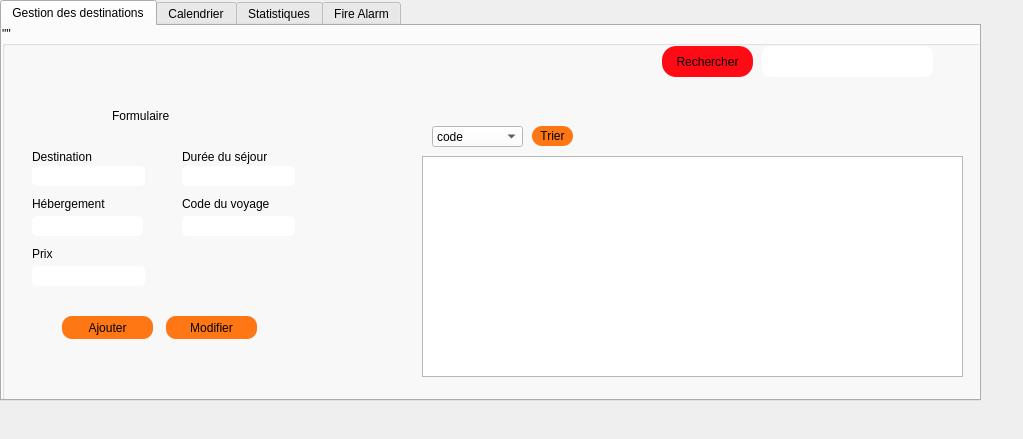
<?xml version="1.0" encoding="UTF-8"?>
<ui version="4.0">
 <class>destination</class>
 <widget class="QDialog" name="destination">
  <property name="geometry">
   <rect>
    <x>0</x>
    <y>0</y>
    <width>1023</width>
    <height>439</height>
   </rect>
  </property>
  <property name="windowTitle">
   <string>Dialog</string>
  </property>
  <widget class="QTabWidget" name="tabWidget">
   <property name="geometry">
    <rect>
     <x>0</x>
     <y>0</y>
     <width>981</width>
     <height>401</height>
    </rect>
   </property>
   <property name="currentIndex">
    <number>0</number>
   </property>
   <widget class="QWidget" name="tab">
    <attribute name="title">
     <string>Gestion des destinations</string>
    </attribute>
    <widget class="QGroupBox" name="groupBox">
     <property name="geometry">
      <rect>
       <x>0</x>
       <y>0</y>
       <width>981</width>
       <height>651</height>
      </rect>
     </property>
     <property name="title">
      <string>&quot;''</string>
     </property>
     <widget class="QGroupBox" name="groupBox_2">
      <property name="geometry">
       <rect>
        <x>20</x>
        <y>60</y>
        <width>301</width>
        <height>271</height>
       </rect>
      </property>
      <property name="styleSheet">
       <string notr="true">background-color: rgb(255, 255, 255,0);
border-color: rgb(0, 0, 0);
font: 75 italic 9pt &quot;Comic Sans MS&quot;;
color: rgb(0, 0, 0);
border-radius:15px;
font: 87 9pt &quot;Segoe UI Black&quot;;
</string>
      </property>
      <property name="title">
       <string/>
      </property>
      <widget class="QLabel" name="label">
       <property name="geometry">
        <rect>
         <x>10</x>
         <y>60</y>
         <width>81</width>
         <height>21</height>
        </rect>
       </property>
       <property name="styleSheet">
        <string notr="true">font: 63 9pt &quot;Lucida Bright&quot;;</string>
       </property>
       <property name="text">
        <string>Destination</string>
       </property>
      </widget>
      <widget class="QLabel" name="label_2">
       <property name="geometry">
        <rect>
         <x>160</x>
         <y>60</y>
         <width>101</width>
         <height>21</height>
        </rect>
       </property>
       <property name="styleSheet">
        <string notr="true">font: 63 9pt &quot;Lucida Bright&quot;;</string>
       </property>
       <property name="text">
        <string>Durée du séjour</string>
       </property>
      </widget>
      <widget class="QLabel" name="label_3">
       <property name="geometry">
        <rect>
         <x>10</x>
         <y>110</y>
         <width>81</width>
         <height>16</height>
        </rect>
       </property>
       <property name="styleSheet">
        <string notr="true">font: 63 9pt &quot;Lucida Bright&quot;;</string>
       </property>
       <property name="text">
        <string>Hébergement</string>
       </property>
      </widget>
      <widget class="QLabel" name="label_4">
       <property name="geometry">
        <rect>
         <x>160</x>
         <y>110</y>
         <width>101</width>
         <height>16</height>
        </rect>
       </property>
       <property name="styleSheet">
        <string notr="true">font: 63 9pt &quot;Lucida Bright&quot;;</string>
       </property>
       <property name="text">
        <string>Code du voyage</string>
       </property>
      </widget>
      <widget class="QLabel" name="label_5">
       <property name="geometry">
        <rect>
         <x>10</x>
         <y>160</y>
         <width>61</width>
         <height>16</height>
        </rect>
       </property>
       <property name="styleSheet">
        <string notr="true">font: 63 9pt &quot;Lucida Bright&quot;;</string>
       </property>
       <property name="text">
        <string>Prix</string>
       </property>
      </widget>
      <widget class="QLineEdit" name="le_hebergement">
       <property name="geometry">
        <rect>
         <x>10</x>
         <y>130</y>
         <width>111</width>
         <height>20</height>
        </rect>
       </property>
       <property name="styleSheet">
        <string notr="true">background-color: rgb(255, 255, 255);
border-radius:5px;</string>
       </property>
      </widget>
      <widget class="QLineEdit" name="le_dure">
       <property name="geometry">
        <rect>
         <x>160</x>
         <y>80</y>
         <width>113</width>
         <height>20</height>
        </rect>
       </property>
       <property name="styleSheet">
        <string notr="true">background-color: rgb(255, 255, 255);
border-radius:5px;</string>
       </property>
      </widget>
      <widget class="QLineEdit" name="le_code">
       <property name="geometry">
        <rect>
         <x>160</x>
         <y>130</y>
         <width>113</width>
         <height>20</height>
        </rect>
       </property>
       <property name="styleSheet">
        <string notr="true">background-color: rgb(255, 255, 255);
border-radius:5px;</string>
       </property>
      </widget>
      <widget class="QLineEdit" name="le_prix">
       <property name="geometry">
        <rect>
         <x>10</x>
         <y>180</y>
         <width>113</width>
         <height>20</height>
        </rect>
       </property>
       <property name="styleSheet">
        <string notr="true">background-color: rgb(255, 255, 255);
border-radius:5px;</string>
       </property>
      </widget>
      <widget class="QPushButton" name="pb_ajouter">
       <property name="geometry">
        <rect>
         <x>40</x>
         <y>230</y>
         <width>91</width>
         <height>23</height>
        </rect>
       </property>
       <property name="styleSheet">
        <string notr="true">QPushButton {
background-color: rgb(255, 118, 21);
font: 75 9pt &quot;Comic Sans MS&quot;;
color: rgb(0, 0, 0);
border-radius:10px;
}

QPushButton:hover {
	background-color: rgb(255, 140, 0);
font: 75 9pt &quot;Comic Sans MS&quot;;
color: rgb(0, 0, 0);
border-radius:10px;
}
QPushButton:pressed {
	background-color: rgb(255, 179, 0);
font: 75 9pt &quot;Comic Sans MS&quot;;
color: rgb(0, 0, 0);
border-radius:10px;
}


</string>
       </property>
       <property name="text">
        <string>Ajouter</string>
       </property>
      </widget>
      <widget class="QPushButton" name="pb_modifier">
       <property name="geometry">
        <rect>
         <x>144</x>
         <y>230</y>
         <width>91</width>
         <height>23</height>
        </rect>
       </property>
       <property name="styleSheet">
        <string notr="true">QPushButton {
background-color: rgb(255, 118, 21);
font: 75 9pt &quot;Comic Sans MS&quot;;
color: rgb(0, 0, 0);
border-radius:10px;
}

QPushButton:hover {
	background-color: rgb(255, 140, 0);
font: 75 9pt &quot;Comic Sans MS&quot;;
color: rgb(0, 0, 0);
border-radius:10px;
}
QPushButton:pressed {
	background-color: rgb(255, 179, 0);
font: 75 9pt &quot;Comic Sans MS&quot;;
color: rgb(0, 0, 0);
border-radius:10px;
}


</string>
       </property>
       <property name="text">
        <string>Modifier</string>
       </property>
      </widget>
      <widget class="QLineEdit" name="le_dest">
       <property name="geometry">
        <rect>
         <x>10</x>
         <y>80</y>
         <width>113</width>
         <height>20</height>
        </rect>
       </property>
       <property name="styleSheet">
        <string notr="true">background-color: rgb(255, 255, 255);
border-radius:5px;</string>
       </property>
      </widget>
      <widget class="QLabel" name="label_12">
       <property name="geometry">
        <rect>
         <x>90</x>
         <y>20</y>
         <width>111</width>
         <height>20</height>
        </rect>
       </property>
       <property name="styleSheet">
        <string notr="true">font: 16pt &quot;MV Boli&quot;;
</string>
       </property>
       <property name="text">
        <string>Formulaire</string>
       </property>
      </widget>
     </widget>
     <widget class="QPushButton" name="pushButton_3">
      <property name="geometry">
       <rect>
        <x>660</x>
        <y>20</y>
        <width>91</width>
        <height>31</height>
       </rect>
      </property>
      <property name="styleSheet">
       <string notr="true">
QPushButton {
	background-color: rgb(255, 10, 21);
font: 75 9pt &quot;Comic Sans MS&quot;;
color: rgb(0, 0, 0);
border-style: solid;
    border-radius: 14px;
}

QPushButton:hover {
	background-color: rgb(255, 140, 0);
font: 75 9pt &quot;Comic Sans MS&quot;;
color: rgb(0, 0, 0);

}
QPushButton:pressed {
	
	background-color: rgb(255, 179, 0);
font: 75 9pt &quot;Comic Sans MS&quot;;
color: rgb(0, 0, 0);

}</string>
      </property>
      <property name="text">
       <string>Rechercher</string>
      </property>
     </widget>
     <widget class="QLineEdit" name="pb_rechercher">
      <property name="geometry">
       <rect>
        <x>760</x>
        <y>20</y>
        <width>171</width>
        <height>31</height>
       </rect>
      </property>
      <property name="cursor">
       <cursorShape>ArrowCursor</cursorShape>
      </property>
      <property name="styleSheet">
       <string notr="true">border-radius: 9px;
background-color: rgb(255, 255, 255);</string>
      </property>
     </widget>
     <widget class="QComboBox" name="comboBox">
      <property name="geometry">
       <rect>
        <x>430</x>
        <y>100</y>
        <width>91</width>
        <height>21</height>
       </rect>
      </property>
      <property name="styleSheet">
       <string notr="true">background-color: rgb(255, 255, 255);
</string>
      </property>
      <item>
       <property name="text">
        <string>code</string>
       </property>
      </item>
      <item>
       <property name="text">
        <string>destination</string>
       </property>
      </item>
     </widget>
     <widget class="QPushButton" name="pushButton_4">
      <property name="geometry">
       <rect>
        <x>530</x>
        <y>100</y>
        <width>41</width>
        <height>20</height>
       </rect>
      </property>
      <property name="styleSheet">
       <string notr="true">QPushButton {
background-color: rgb(255, 118, 21);
font: 75 9pt &quot;Comic Sans MS&quot;;
color: rgb(0, 0, 0);
border-radius:10px;
}

QPushButton:hover {
	background-color: rgb(255, 140, 0);
font: 75 9pt &quot;Comic Sans MS&quot;;
color: rgb(0, 0, 0);
border-radius:10px;
}
QPushButton:pressed {
	background-color: rgb(255, 179, 0);
font: 75 9pt &quot;Comic Sans MS&quot;;
color: rgb(0, 0, 0);
border-radius:10px;
}


</string>
      </property>
      <property name="text">
       <string>Trier</string>
      </property>
     </widget>
     <widget class="QPushButton" name="pushButton_14">
      <property name="geometry">
       <rect>
        <x>810</x>
        <y>380</y>
        <width>121</width>
        <height>23</height>
       </rect>
      </property>
      <property name="styleSheet">
       <string notr="true">QPushButton {
background-color: rgb(255, 118, 21);
font: 75 9pt &quot;Comic Sans MS&quot;;
color: rgb(0, 0, 0);
border-radius:10px;
}

QPushButton:hover {
	background-color: rgb(255, 140, 0);
font: 75 9pt &quot;Comic Sans MS&quot;;
color: rgb(0, 0, 0);
border-radius:10px;
}
QPushButton:pressed {
	background-color: rgb(255, 179, 0);
font: 75 9pt &quot;Comic Sans MS&quot;;
color: rgb(0, 0, 0);
border-radius:10px;
}


</string>
      </property>
      <property name="text">
       <string>QR Code</string>
      </property>
     </widget>
     <widget class="QPushButton" name="pushButton_6">
      <property name="geometry">
       <rect>
        <x>420</x>
        <y>410</y>
        <width>121</width>
        <height>23</height>
       </rect>
      </property>
      <property name="styleSheet">
       <string notr="true">QPushButton {
background-color: rgb(255, 118, 21);
font: 75 9pt &quot;Comic Sans MS&quot;;
color: rgb(0, 0, 0);
border-radius:10px;
}

QPushButton:hover {
	background-color: rgb(255, 140, 0);
font: 75 9pt &quot;Comic Sans MS&quot;;
color: rgb(0, 0, 0);
border-radius:10px;
}
QPushButton:pressed {
	background-color: rgb(255, 179, 0);
font: 75 9pt &quot;Comic Sans MS&quot;;
color: rgb(0, 0, 0);
border-radius:10px;
}


</string>
      </property>
      <property name="text">
       <string>PDF</string>
      </property>
     </widget>
     <widget class="QGroupBox" name="groupBox_4">
      <property name="geometry">
       <rect>
        <x>30</x>
        <y>470</y>
        <width>331</width>
        <height>121</height>
       </rect>
      </property>
      <property name="styleSheet">
       <string notr="true">font: 75 italic 9pt &quot;Comic Sans MS&quot;;
font: 87 10pt &quot;Segoe UI Black&quot;;
background-color: rgb(255, 255, 255,0);


</string>
      </property>
      <property name="title">
       <string>Suppression</string>
      </property>
      <widget class="QLabel" name="label_6">
       <property name="geometry">
        <rect>
         <x>20</x>
         <y>40</y>
         <width>61</width>
         <height>20</height>
        </rect>
       </property>
       <property name="styleSheet">
        <string notr="true">font: 63 9pt &quot;Lucida Bright&quot;;
</string>
       </property>
       <property name="text">
        <string>Code</string>
       </property>
      </widget>
      <widget class="QLineEdit" name="supprimer">
       <property name="geometry">
        <rect>
         <x>60</x>
         <y>40</y>
         <width>211</width>
         <height>21</height>
        </rect>
       </property>
      </widget>
      <widget class="QPushButton" name="le_code_supp">
       <property name="geometry">
        <rect>
         <x>90</x>
         <y>80</y>
         <width>121</width>
         <height>23</height>
        </rect>
       </property>
       <property name="styleSheet">
        <string notr="true">

QPushButton {
background-color: rgb(255, 0, 4);
font: 75 9pt &quot;Comic Sans MS&quot;;
color: rgb(0, 0, 0);
border-radius:10px;
}

QPushButton:hover {
	background-color: rgb(198, 0, 3);
font: 75 9pt &quot;Comic Sans MS&quot;;
color: rgb(0, 0, 0);
border-radius:10px;
}
QPushButton:pressed {
	background-color: rgb(107, 0, 1);
font: 75 9pt &quot;Comic Sans MS&quot;;
color: rgb(0, 0, 0);
border-radius:10px;
}</string>
       </property>
       <property name="text">
        <string>Supprimer</string>
       </property>
      </widget>
     </widget>
     <widget class="QLabel" name="label_7">
      <property name="geometry">
       <rect>
        <x>-70</x>
        <y>0</y>
        <width>1091</width>
        <height>691</height>
       </rect>
      </property>
      <property name="text">
       <string/>
      </property>
      <property name="pixmap">
       <pixmap>../005656le55.jpg</pixmap>
      </property>
      <property name="scaledContents">
       <bool>true</bool>
      </property>
     </widget>
     <widget class="QTableView" name="tab_voyage">
      <property name="geometry">
       <rect>
        <x>420</x>
        <y>130</y>
        <width>541</width>
        <height>221</height>
       </rect>
      </property>
     </widget>
     <widget class="QTextEdit" name="print">
      <property name="geometry">
       <rect>
        <x>550</x>
        <y>410</y>
        <width>191</width>
        <height>181</height>
       </rect>
      </property>
     </widget>
     <widget class="QLabel" name="qrcode">
      <property name="geometry">
       <rect>
        <x>760</x>
        <y>410</y>
        <width>201</width>
        <height>201</height>
       </rect>
      </property>
      <property name="styleSheet">
       <string notr="true">border-color: rgb(255, 255, 255);
background-color: rgb(255, 255, 255);</string>
      </property>
      <property name="text">
       <string>TextLabel</string>
      </property>
     </widget>
     <zorder>label_7</zorder>
     <zorder>groupBox_2</zorder>
     <zorder>pushButton_3</zorder>
     <zorder>pb_rechercher</zorder>
     <zorder>comboBox</zorder>
     <zorder>pushButton_4</zorder>
     <zorder>pushButton_14</zorder>
     <zorder>pushButton_6</zorder>
     <zorder>groupBox_4</zorder>
     <zorder>tab_voyage</zorder>
     <zorder>print</zorder>
     <zorder>qrcode</zorder>
    </widget>
   </widget>
   <widget class="QWidget" name="tab_2">
    <attribute name="title">
     <string>Calendrier</string>
    </attribute>
    <widget class="QGroupBox" name="groupBox_5">
     <property name="geometry">
      <rect>
       <x>0</x>
       <y>0</y>
       <width>971</width>
       <height>621</height>
      </rect>
     </property>
     <property name="title">
      <string>GroupBox</string>
     </property>
     <widget class="QLabel" name="label_14">
      <property name="geometry">
       <rect>
        <x>130</x>
        <y>20</y>
        <width>451</width>
        <height>51</height>
       </rect>
      </property>
      <property name="styleSheet">
       <string notr="true">font: 63 16pt &quot;Segoe UI Semibold&quot;;
color: rgb(255, 255, 255);</string>
      </property>
      <property name="text">
       <string>Calendrier Des voyages Organisées</string>
      </property>
     </widget>
     <widget class="QCalendarWidget" name="calendarWidget">
      <property name="geometry">
       <rect>
        <x>110</x>
        <y>80</y>
        <width>381</width>
        <height>301</height>
       </rect>
      </property>
     </widget>
     <widget class="QLabel" name="label_8">
      <property name="geometry">
       <rect>
        <x>-20</x>
        <y>0</y>
        <width>991</width>
        <height>621</height>
       </rect>
      </property>
      <property name="text">
       <string/>
      </property>
      <property name="pixmap">
       <pixmap>../005656le55.jpg</pixmap>
      </property>
      <property name="scaledContents">
       <bool>true</bool>
      </property>
     </widget>
     <zorder>label_8</zorder>
     <zorder>label_14</zorder>
     <zorder>calendarWidget</zorder>
    </widget>
   </widget>
   <widget class="QWidget" name="tab_3">
    <attribute name="title">
     <string>Statistiques</string>
    </attribute>
    <widget class="QGroupBox" name="groupBox_6">
     <property name="geometry">
      <rect>
       <x>-1</x>
       <y>-1</y>
       <width>971</width>
       <height>621</height>
      </rect>
     </property>
     <property name="title">
      <string>GroupBox</string>
     </property>
     <widget class="QLabel" name="label_13">
      <property name="geometry">
       <rect>
        <x>-60</x>
        <y>0</y>
        <width>1031</width>
        <height>731</height>
       </rect>
      </property>
      <property name="text">
       <string/>
      </property>
      <property name="pixmap">
       <pixmap>../005656le55.jpg</pixmap>
      </property>
      <property name="scaledContents">
       <bool>true</bool>
      </property>
     </widget>
     <widget class="QGraphicsView" name="graphicsView">
      <property name="geometry">
       <rect>
        <x>210</x>
        <y>40</y>
        <width>501</width>
        <height>311</height>
       </rect>
      </property>
     </widget>
    </widget>
   </widget>
   <widget class="QWidget" name="tab_4">
    <attribute name="title">
     <string>Fire Alarm</string>
    </attribute>
    <widget class="QGroupBox" name="groupBox_3">
     <property name="geometry">
      <rect>
       <x>0</x>
       <y>0</y>
       <width>681</width>
       <height>371</height>
      </rect>
     </property>
     <property name="title">
      <string>GroupBox</string>
     </property>
     <widget class="QPushButton" name="offButton">
      <property name="geometry">
       <rect>
        <x>70</x>
        <y>230</y>
        <width>251</width>
        <height>51</height>
       </rect>
      </property>
      <property name="text">
       <string>SIGNAL</string>
      </property>
     </widget>
     <widget class="QPushButton" name="refreshButton">
      <property name="geometry">
       <rect>
        <x>80</x>
        <y>50</y>
        <width>75</width>
        <height>23</height>
       </rect>
      </property>
      <property name="text">
       <string>refresh</string>
      </property>
     </widget>
     <widget class="QLabel" name="fireLabel">
      <property name="geometry">
       <rect>
        <x>90</x>
        <y>130</y>
        <width>191</width>
        <height>61</height>
       </rect>
      </property>
      <property name="text">
       <string/>
      </property>
     </widget>
    </widget>
   </widget>
  </widget>
 </widget>
 <resources/>
 <connections/>
</ui>
